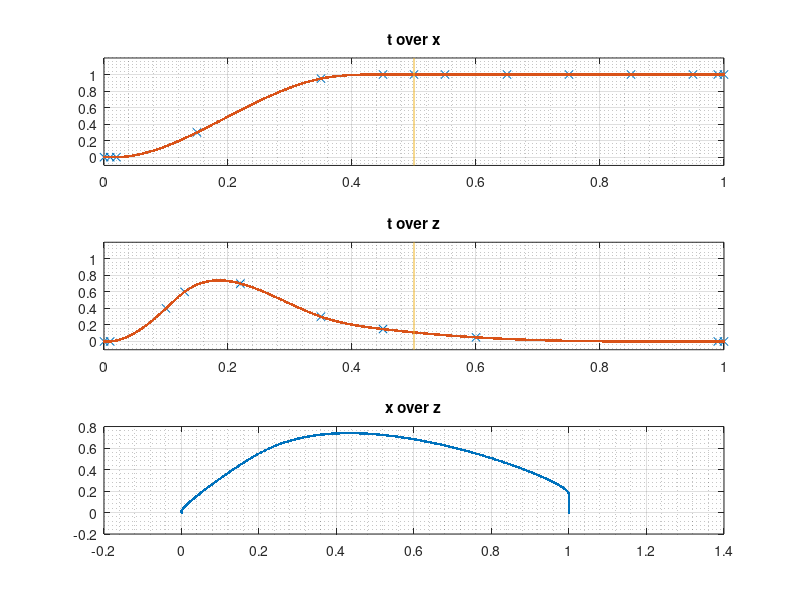

MATLAB code to generate this figure:
clear
clc
close all
t_dsp = 0.5;
t_half = 0.5;
ratio = t_dsp / t_half;
tx_sample = [0, 0.01*ratio, 0.02*ratio, 0.15*ratio, 0.35*ratio, 0.45*ratio,...
             0.5*ratio, 0.55, 0.65, ...
             0.75, 0.85, ...
             0.95, 0.99, 1];
x_sample = [0, 0,  0,  0.3, 0.95, ...
            1.00, 1.00, 1.00, ...
            1, 1, ...
            1, 1, 1, 1];
t_lin = linspace(0, 1, 1000);
x_lin = spline(tx_sample, x_sample, t_lin);



tz_sample = [0, 0.01*ratio, 0.1*ratio, 0.13*ratio, 0.22*ratio, 0.35*ratio, ...
    0.45*ratio, 0.6*ratio, 0.99, 1];
z_sample = [0, 0.0, 0.4, 0.6, 0.7, 0.3, 0.15, ...
             0.05,0, 0];
z_lin = spline(tz_sample, z_sample, t_lin);

figure
subplot(3,1,1)
plot(tx_sample, x_sample, 'x')
hold on
grid on
grid minor
plot(t_lin, x_lin, '.')
ylim([-0.1, 1.2])
line([t_dsp t_dsp], [-0.1 1.2])
title('t over x')
subplot(3,1,2)
plot(tz_sample, z_sample, 'x')
hold on
grid on
grid minor
plot(t_lin, z_lin, '.')
ylim([-0.1, 1.2])
line([t_dsp t_dsp], [-0.1 1.2])
title('t over z')
subplot(3,1,3)
plot(x_lin, z_lin, '.')
grid on
grid minor
title('x over z')